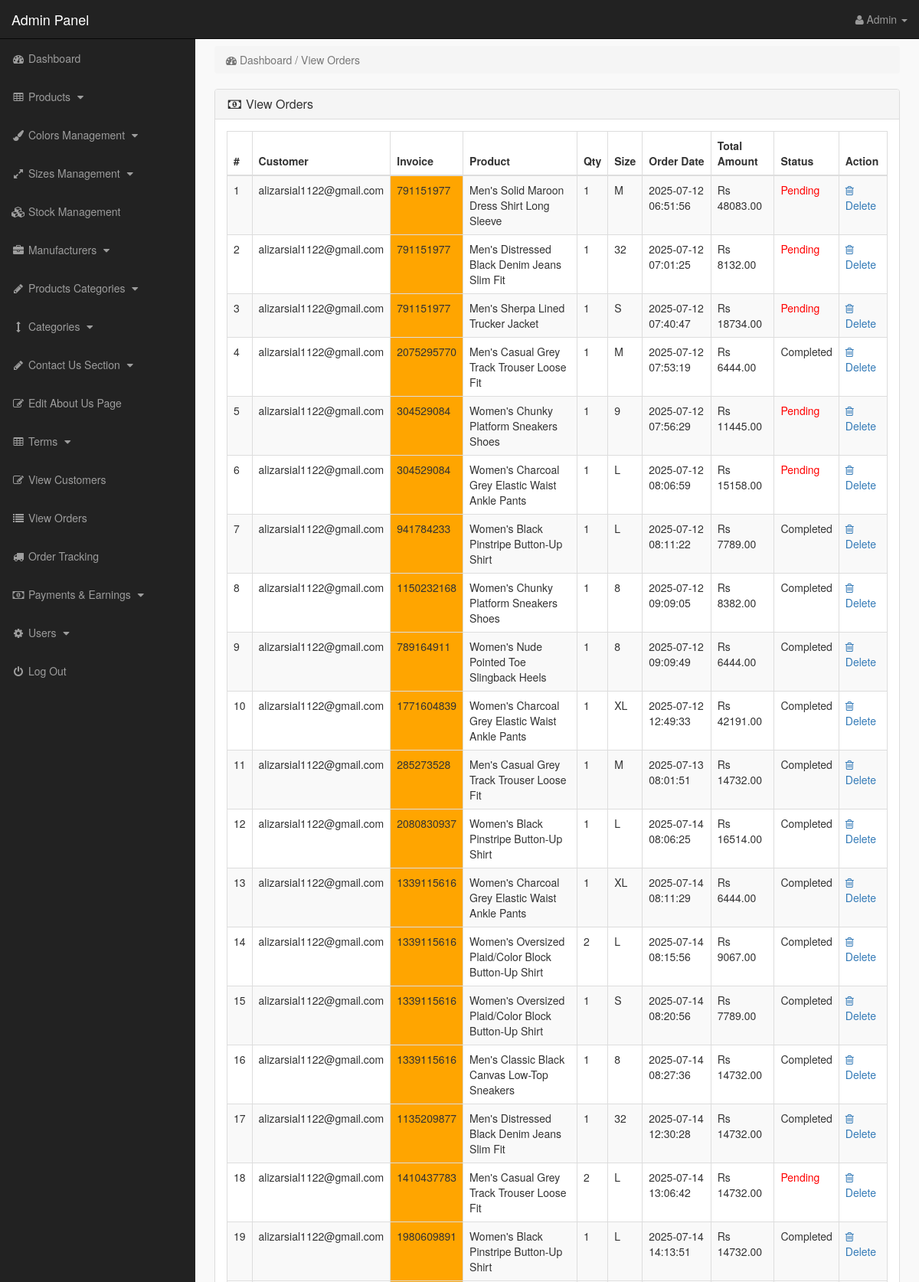
/admin_area/index.php?view_orders (signed in, upper part), run on the app's committed database.
### tables this page shows
CREATE TABLE `pending_orders` (
  `order_id` int(10) NOT NULL,
  `customer_id` int(10) NOT NULL,
  `invoice_no` varchar(100) NOT NULL,
  `product_id` int(10) NOT NULL,
  `qty` int(10) NOT NULL,
  `size` varchar(50) DEFAULT NULL,
  `color_variant` varchar(100) DEFAULT NULL,
  `variant_image` text DEFAULT NULL,
  `unit_price` decimal(10,2) NOT NULL,
  `total_price` decimal(10,2) NOT NULL,
  `order_status` enum('pending','processing','shipped','delivered','cancelled') DEFAULT 'pending',
  `created_date` timestamp NOT NULL DEFAULT current_timestamp(),
  `updated_date` timestamp NOT NULL DEFAULT current_timestamp() ON UPDATE current_timestamp()
);

CREATE TABLE `customers` (
  `customer_id` int(10) NOT NULL,
  `customer_name` varchar(255) NOT NULL,
  `customer_email` varchar(255) NOT NULL,
  `customer_pass` varchar(255) NOT NULL,
  `customer_country` varchar(100) DEFAULT NULL,
  `customer_city` varchar(100) DEFAULT NULL,
  `customer_contact` varchar(255) DEFAULT NULL,
  `customer_address` text DEFAULT NULL,
  `customer_image` text DEFAULT NULL,
  `customer_ip` varchar(45) DEFAULT NULL,
  `customer_confirm_code` varchar(255) DEFAULT NULL,
  `email_verified` tinyint(1) DEFAULT 0,
  `customer_status` enum('active','inactive','suspended') DEFAULT 'active',
  `last_login` timestamp NULL DEFAULT NULL,
  `created_date` timestamp NOT NULL DEFAULT current_timestamp(),
  `updated_date` timestamp NOT NULL DEFAULT current_timestamp() ON UPDATE current_timestamp()
);

CREATE TABLE `products` (
  `product_id` int(10) NOT NULL,
  `p_cat_id` int(10) NOT NULL,
  `cat_id` int(10) NOT NULL,
  `manufacturer_id` int(10) NOT NULL,
  `date` timestamp NOT NULL DEFAULT current_timestamp() ON UPDATE current_timestamp(),
  `product_title` varchar(500) NOT NULL,
  `product_brand` varchar(100) DEFAULT NULL,
  `product_url` varchar(500) NOT NULL,
  `product_img1` text NOT NULL,
  `product_img2` text DEFAULT NULL,
  `product_img3` text DEFAULT NULL,
  `product_img4` text DEFAULT NULL,
  `product_img5` text DEFAULT NULL,
  `product_img6` text DEFAULT NULL,
  `product_img7` text DEFAULT NULL,
  `product_img8` text DEFAULT NULL,
  `product_price` decimal(10,2) NOT NULL,
  `product_psp_price` decimal(10,2) DEFAULT 0.00,
  `product_desc` text DEFAULT NULL,
  `product_features` text DEFAULT NULL,
  `product_video` text DEFAULT NULL,
  `product_keywords` text DEFAULT NULL,
  `product_label` varchar(100) DEFAULT NULL,
  `product_weight` varchar(50) DEFAULT NULL,
  `product_dimensions` varchar(100) DEFAULT NULL,
  `product_model` varchar(100) DEFAULT NULL,
  `product_warranty` varchar(200) DEFAULT NULL,
  `product_availability` enum('In Stock','Out of Stock','Pre-Order','Limited Stock') DEFAULT 'In Stock',
  `shipping_info` text DEFAULT NULL,
  `return_policy` text DEFAULT NULL,
  `status` enum('product','draft','discontinued') DEFAULT 'product',
  `has_variants` tinyint(1) DEFAULT 0,
  `has_sizes` tinyint(1) DEFAULT 1,
  `stock_quantity` int(10) DEFAULT 0,
  `min_stock_alert` int(10) DEFAULT 5,
  `views_count` int(10) DEFAULT 0,
  `sales_count` int(10) DEFAULT 0,
  `created_date` timestamp NOT NULL DEFAULT current_timestamp(),
  `updated_date` timestamp NOT NULL DEFAULT current_timestamp() ON UPDATE current_timestamp()
);

CREATE TABLE `customer_orders` (
  `order_id` int(10) NOT NULL,
  `customer_id` int(10) NOT NULL,
  `due_amount` decimal(10,2) NOT NULL,
  `invoice_no` varchar(100) NOT NULL,
  `qty` int(10) NOT NULL,
  `size` varchar(50) DEFAULT NULL,
  `color_variant` varchar(100) DEFAULT NULL,
  `order_date` timestamp NOT NULL DEFAULT current_timestamp(),
  `order_status` enum('pending','confirmed','processing','packed','shipped','out_for_delivery','delivered','cancelled','returned','refunded') DEFAULT 'pending',
  `shipping_address` text DEFAULT NULL,
  `billing_address` text DEFAULT NULL,
  `payment_status` enum('pending','paid','failed','refunded','partial') DEFAULT 'pending',
  `tracking_number` varchar(255) DEFAULT NULL,
  `current_status` varchar(100) DEFAULT 'pending',
  `estimated_delivery` datetime DEFAULT NULL,
  `actual_delivery` datetime DEFAULT NULL,
  `notes` text DEFAULT NULL,
  `updated_date` timestamp NOT NULL DEFAULT current_timestamp() ON UPDATE current_timestamp()
);

### admin_area/view_orders.php (the view)
<?php
if(!isset($_SESSION['admin_email'])){
echo "<script>window.open('login.php','_self')</script>";
}
else {
?>
<div class="row">
<div class="col-lg-12">
<ol class="breadcrumb">
<li class="active">
<i class="fa fa-dashboard"></i> Dashboard / View Orders
</li>
</ol>
</div>
</div>
<div class="row">
<div class="col-lg-12">
<div class="panel panel-default">
<div class="panel-heading">
<h3 class="panel-title">
<i class="fa fa-money fa-fw"></i> View Orders
</h3>
</div>
<div class="panel-body">
<div class="table-responsive">
<table class="table table-bordered table-hover table-striped">
<thead>
<tr>
<th>#</th>
<th>Customer</th>
<th>Invoice</th>
<th>Product</th>
<th>Qty</th>
<th>Size</th>
<th>Order Date</th>
<th>Total Amount</th>
<th>Status</th>
<th>Action</th>
</tr>
</thead>
<tbody>
<?php
$i = 0;
$get_orders = "select * from pending_orders";
$run_orders = mysqli_query($con,$get_orders);
while ($row_orders = mysqli_fetch_array($run_orders)) {
$order_id = $row_orders['order_id'];
$c_id = $row_orders['customer_id'];
$invoice_no = $row_orders['invoice_no'];
$product_id = $row_orders['product_id'];
$qty = $row_orders['qty'];
$size = $row_orders['size'];
$order_status = $row_orders['order_status'];
$get_products = "select * from products where product_id='$product_id'";
$run_products = mysqli_query($con,$get_products);
$row_products = mysqli_fetch_array($run_products);
$product_title = $row_products['product_title'];
$i++;
?>
<tr>
<td><?php echo $i; ?></td>
<td>
<?php
$get_customer = "select * from customers where customer_id='$c_id'";
$run_customer = mysqli_query($con,$get_customer);
$row_customer = mysqli_fetch_array($run_customer);
$customer_email = $row_customer['customer_email'];
echo $customer_email;
 ?>
 </td>
<td bgcolor="orange" ><?php echo $invoice_no; ?></td>
<td><?php echo $product_title; ?></td>
<td><?php echo $qty; ?></td>
<td><?php echo $size; ?></td>
<td>
<?php
$get_customer_order = "select * from customer_orders where order_id='$order_id'";
$run_customer_order = mysqli_query($con,$get_customer_order);
$row_customer_order = mysqli_fetch_array($run_customer_order);
$order_date = isset($row_customer_order['order_date']) ? $row_customer_order['order_date'] : 'N/A';
$due_amount = isset($row_customer_order['due_amount']) ? $row_customer_order['due_amount'] : 0;
echo $order_date;
?>
</td>
<td>Rs <?php echo $due_amount; ?></td>
<td>
<?php
if($order_status=='pending'){
echo $order_status='<div style="color:red;">Pending</div>';
}
else{
echo $order_status='Completed';
}
?>
</td>
<td>
<a href="index.php?order_delete=<?php echo $order_id; ?>" >
<i class="fa fa-trash-o" ></i> Delete
</a>
</td>
</tr>
<?php } ?>
</tbody>
</table>
</div>
</div>
</div>
</div>
</div>
<?php } ?>

### admin_area/includes/sidebar.php (shortened to what this page needs)
<?php
if(!isset($_SESSION['admin_email'])){
    echo "<script>window.open('login.php','_self')</script>";
} else {
?>
<nav class="navbar navbar-inverse navbar-fixed-top">
<div class="navbar-header">
<a class="navbar-brand" href="index.php?dashboard">Admin Panel</a>
</div>
<ul class="nav navbar-right top-nav">
<li class="dropdown">
<a href="#" class="dropdown-toggle" data-toggle="dropdown">
<i class="fa fa-user"></i>
<?php echo $admin_name; ?> <b class="caret"></b>
</a>
</li>
</ul>
<div class="collapse navbar-collapse navbar-ex1-collapse">
<ul class="nav navbar-nav side-nav">
<li>
<a href="index.php?dashboard">
<i class="fa fa-fw fa-dashboard"></i> Dashboard
</a>
</li>
<li>
<a href="#" data-toggle="collapse" data-target="#products">
<i class="fa fa-fw fa-table"></i> Products
<i class="fa fa-fw fa-caret-down"></i>
</a>
</li>
<li>
<a href="#" data-toggle="collapse" data-target="#colors">
<i class="fa fa-fw fa-paint-brush"></i> Colors Management
<i class="fa fa-fw fa-caret-down"></i>
</a>
</li>
<li>
<a href="#" data-toggle="collapse" data-target="#sizes">
<i class="fa fa-fw fa-expand"></i> Sizes Management
<i class="fa fa-fw fa-caret-down"></i>
</a>
</li>
<li>
<a href="index.php?view_stock">
<i class="fa fa-fw fa-cubes"></i> Stock Management
</a>
</li>
<li>
<a href="#" data-toggle="collapse" data-target="#manufacturers">
<i class="fa fa-fw fa-briefcase"></i> Manufacturers
<i class="fa fa-fw fa-caret-down"></i>
</a>
</li>
<li>
<a href="#" data-toggle="collapse" data-target="#p_cat">
<i class="fa fa-fw fa-pencil"></i> Products Categories
<i class="fa fa-fw fa-caret-down"></i>
</a>
</li>
<li>
<a href="#" data-toggle="collapse" data-target="#cat">
<i class="fa fa-fw fa-arrows-v"></i> Categories
<i class="fa fa-fw fa-caret-down"></i>
</a>
</li>
<li>
<a href="#" data-toggle="collapse" data-target="#contact_us">
<i class="fa fa-fw fa-pencil"></i> Contact Us Section
<i class="fa fa-fw fa-caret-down"></i>
</a>
</li>
<li>
<a href="index.php?edit_about_us">
<i class="fa fa-fw fa-edit"></i> Edit About Us Page
</a>
</li>
<li>
<a href="#" data-toggle="collapse" data-target="#terms">
<i class="fa fa-fw fa-table"></i> Terms
<i class="fa fa-fw fa-caret-down"></i>
</a>
</li>
<li>
<a href="index.php?view_customers">
<i class="fa fa-fw fa-edit"></i> View Customers
</a>
</li>
<li>
<a href="index.php?view_orders">
<i class="fa fa-fw fa-list"></i> View Orders
</a>
</li>
<li>
<a href="index.php?order_tracking">
<i class="fa fa-fw fa-truck"></i> Order Tracking
</a>
</li>
<li>
<a href="#" data-toggle="collapse" data-target="#payments">
<i class="fa fa-fw fa-money"></i> Payments & Earnings
<i class="fa fa-fw fa-caret-down"></i>
</a>
</li>
<li>
<a href="#" data-toggle="collapse" data-target="#users">
<i class="fa fa-fw fa-gear"></i> Users
<i class="fa fa-fw fa-caret-down"></i>
</a>
</li>
<li>
<a href="logout.php">
<i class="fa fa-fw fa-power-off"></i> Log Out
</a>
</li>
</ul>
</div>
</nav>
<?php } ?>

### admin_area/css/style.css (style rules this page uses)
body { margin-top:100px; }
@media (min-width: 768px) { body { margin-top:50px; } }
.top-nav { padding:0 15px; }
.top-nav>li { display:inline-block; float:left; }
.top-nav>li>a { padding-top:15px; padding-bottom:15px; line-height:20px; color:#999; }
@media (min-width: 768px) { .side-nav { position:fixed; top:51px; width:255px; border-radius:0; overflow-y:auto; background-color: #222; bottom:0; overflow-x:hidden; padding-bottom:40px; } }
@media (min-width: 768px) { .side-nav>li>a { width:255px; } }
.panel-body { border-radius:5px; }

### data on the page
pending_orders: customer.customer_email "alizarsial1122@gmail.com", invoice_no "791151977", product.product_title "Men's Solid Maroon Dress Shirt Long Sleeve", qty "1", size "M", customer_orders.order_date "2025-07-12 06:51:56", customer_orders.due_amount "48083.00", order_status "Pending"
pending_orders: customer.customer_email "alizarsial1122@gmail.com", invoice_no "791151977", product.product_title "Men's Distressed Black Denim Jeans Slim Fit", qty "1", size "32", customer_orders.order_date "2025-07-12 07:01:25", customer_orders.due_amount "8132.00", order_status "Pending"
pending_orders: customer.customer_email "alizarsial1122@gmail.com", invoice_no "791151977", product.product_title "Men's Sherpa Lined Trucker Jacket", qty "1", size "S", customer_orders.order_date "2025-07-12 07:40:47", customer_orders.due_amount "18734.00", order_status "Pending"
pending_orders: customer.customer_email "alizarsial1122@gmail.com", invoice_no "2075295770", product.product_title "Men's Casual Grey Track Trouser Loose Fit", qty "1", size "M", customer_orders.order_date "2025-07-12 07:53:19", customer_orders.due_amount "6444.00"
pending_orders: customer.customer_email "alizarsial1122@gmail.com", invoice_no "304529084", product.product_title "Women's Chunky Platform Sneakers Shoes", qty "1", size "9", customer_orders.order_date "2025-07-12 07:56:29", customer_orders.due_amount "11445.00", order_status "Pending"
pending_orders: customer.customer_email "alizarsial1122@gmail.com", invoice_no "304529084", product.product_title "Women's Charcoal Grey Elastic Waist Ankle Pants", qty "1", size "L", customer_orders.order_date "2025-07-12 08:06:59", customer_orders.due_amount "15158.00", order_status "Pending"
pending_orders: customer.customer_email "alizarsial1122@gmail.com", invoice_no "941784233", product.product_title "Women's Black Pinstripe Button-Up Shirt", qty "1", size "L", customer_orders.order_date "2025-07-12 08:11:22", customer_orders.due_amount "7789.00"
pending_orders: customer.customer_email "alizarsial1122@gmail.com", invoice_no "1150232168", product.product_title "Women's Chunky Platform Sneakers Shoes", qty "1", size "8", customer_orders.order_date "2025-07-12 09:09:05", customer_orders.due_amount "8382.00"
pending_orders: customer.customer_email "alizarsial1122@gmail.com", invoice_no "789164911", product.product_title "Women's Nude Pointed Toe Slingback Heels", qty "1", size "8", customer_orders.order_date "2025-07-12 09:09:49", customer_orders.due_amount "6444.00"
pending_orders: customer.customer_email "alizarsial1122@gmail.com", invoice_no "1771604839", product.product_title "Women's Charcoal Grey Elastic Waist Ankle Pants", qty "1", size "XL", customer_orders.order_date "2025-07-12 12:49:33", customer_orders.due_amount "42191.00"
pending_orders: customer.customer_email "alizarsial1122@gmail.com", invoice_no "285273528", product.product_title "Men's Casual Grey Track Trouser Loose Fit", qty "1", size "M", customer_orders.order_date "2025-07-13 08:01:51", customer_orders.due_amount "14732.00"
pending_orders: customer.customer_email "alizarsial1122@gmail.com", invoice_no "2080830937", product.product_title "Women's Black Pinstripe Button-Up Shirt", qty "1", size "L", customer_orders.order_date "2025-07-14 08:06:25", customer_orders.due_amount "16514.00"
pending_orders: customer.customer_email "alizarsial1122@gmail.com", invoice_no "1339115616", product.product_title "Women's Charcoal Grey Elastic Waist Ankle Pants", qty "1", size "XL", customer_orders.order_date "2025-07-14 08:11:29", customer_orders.due_amount "6444.00"
pending_orders: customer.customer_email "alizarsial1122@gmail.com", invoice_no "1339115616", product.product_title "Women's Oversized Plaid/Color Block Button-Up Shirt", qty "2", size "L", customer_orders.order_date "2025-07-14 08:15:56", customer_orders.due_amount "9067.00"
pending_orders: customer.customer_email "alizarsial1122@gmail.com", invoice_no "1339115616", product.product_title "Women's Oversized Plaid/Color Block Button-Up Shirt", qty "1", size "S", customer_orders.order_date "2025-07-14 08:20:56", customer_orders.due_amount "7789.00"
pending_orders: customer.customer_email "alizarsial1122@gmail.com", invoice_no "1339115616", product.product_title "Men's Classic Black Canvas Low-Top Sneakers", qty "1", size "8", customer_orders.order_date "2025-07-14 08:27:36", customer_orders.due_amount "14732.00"
pending_orders: customer.customer_email "alizarsial1122@gmail.com", invoice_no "1135209877", product.product_title "Men's Distressed Black Denim Jeans Slim Fit", qty "1", size "32", customer_orders.order_date "2025-07-14 12:30:28", customer_orders.due_amount "14732.00"
pending_orders: customer.customer_email "alizarsial1122@gmail.com", invoice_no "1410437783", product.product_title "Men's Casual Grey Track Trouser Loose Fit", qty "2", size "L", customer_orders.order_date "2025-07-14 13:06:42", customer_orders.due_amount "14732.00", order_status "Pending"
pending_orders: customer.customer_email "alizarsial1122@gmail.com", invoice_no "1980609891", product.product_title "Women's Black Pinstripe Button-Up Shirt", qty "1", size "L", customer_orders.order_date "2025-07-14 14:13:51", customer_orders.due_amount "14732.00"

### other printed values
$admin_name "Admin"
